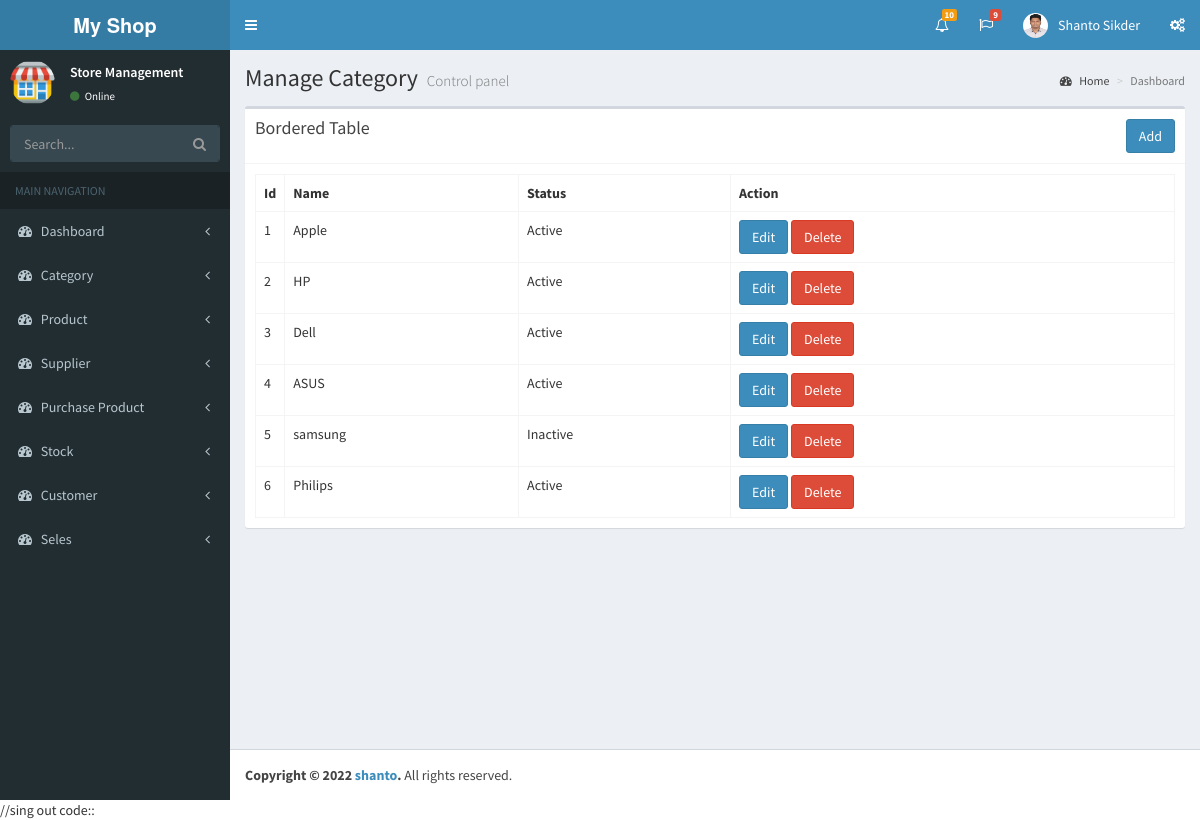
Page /manage_category.php (signed in) on the committed database.
### tables this page shows
CREATE TABLE `category` (
  `id` int(11) NOT NULL,
  `name` varchar(50) NOT NULL,
  `status` tinyint(4) NOT NULL
);

### manage_category.php (the view, shortened to what this page needs)
<?php
include('php/db_config.php');
$sql= "SELECT * FROM category";
 $data=$db->query($sql);
include('layout/header.php') ?>
  <?php include('layout/sideber.php') ?>
  <div class="content-wrapper">
    <section class="content-header">
      <h1>
        Manage Category
        <small>Control panel</small>
      </h1>
      <ol class="breadcrumb">
        <li><a href="#"><i class="fa fa-dashboard"></i> Home</a></li>
        <li class="active">Dashboard</li>
      </ol>
    </section>
    <section class="content">
      <div class="row">
        <div class="col-md-12">
          <div class="box">
            <div class="box-header with-border">
              <h3 class="box-title">Bordered Table</h3>
              <a class="btn btn-primary pull-right"href="add_category.php">Add</a>
            </div>
            <div class="box-body">
              <table class="table table-bordered">
                <tr>
                  <th style="width: 10px">Id</th>
                  <th>Name</th>
                  <th>Status</th>
                  <th>Action</th>
                </tr>
                <?php
                while($row = $data->fetch_object()){
                ?>
                <tr>
                  <td><?php echo $row->id; ?></td>
                  <td><?php echo $row->name; ?></td>
                  <td>
                  <?php
                  if($row->status==1){
                    echo "Active";
                  }else {
                    echo "Inactive";
                  }
                   ?>
                  </td>
                  <td>
                    <a class="btn btn-primary"href="edit_category.php?id=<?php echo $row->id; ?>">Edit</a>
                    <a class="btn btn-danger"href="delete_category.php?id=<?php echo $row->id; ?>">Delete</a>
                  </td>
                </tr>
                <?php
                }
                ?>
              </table>
            </div>
          </div>
        </div>
      </div>
    </section>
  </div>
 <?php include('layout/footer.php'); ?>

### layout/header.php (shortened to what this page needs)
<!DOCTYPE html>
<html>
<head>
  <link rel="stylesheet" href="assets/bower_components/bootstrap/dist/css/bootstrap.min.css">
  <link rel="stylesheet" href="assets/bower_components/font-awesome/css/font-awesome.min.css">
  <link rel="stylesheet" href="assets/bower_components/Ionicons/css/ionicons.min.css">
  <link rel="stylesheet" href="assets/dist/css/AdminLTE.min.css">
  <link rel="stylesheet" href="assets/dist/css/skins/_all-skins.min.css">
  <link rel="stylesheet" href="assets/bower_components/morris.js/morris.css">
  <link rel="stylesheet" href="assets/bower_components/jvectormap/jquery-jvectormap.css">
  <link rel="stylesheet" href="assets/bower_components/bootstrap-datepicker/dist/css/bootstrap-datepicker.min.css">
  <link rel="stylesheet" href="assets/bower_components/bootstrap-daterangepicker/daterangepicker.css">
  <link rel="stylesheet" href="assets/plugins/bootstrap-wysihtml5/bootstrap3-wysihtml5.min.css">
</head>
<body class="hold-transition skin-blue sidebar-mini">
<div class="wrapper">
  <header class="main-header">
    <a href="index2.html" class="logo">
      <span class="logo-lg"><b>My Shop</b></span>
    </a>
    <nav class="navbar navbar-static-top">
      <a href="#" class="sidebar-toggle" data-toggle="push-menu" role="button">
      </a>
      <div class="navbar-custom-menu">
        <ul class="nav navbar-nav">
          <li class="dropdown notifications-menu">
            <a href="#" class="dropdown-toggle" data-toggle="dropdown">
              <i class="fa fa-bell-o"></i>
              <span class="label label-warning">10</span>
            </a>
          </li>
          <li class="dropdown tasks-menu">
            <a href="#" class="dropdown-toggle" data-toggle="dropdown">
              <i class="fa fa-flag-o"></i>
              <span class="label label-danger">9</span>
            </a>
          </li>
          <li class="dropdown user user-menu">
            <a href="#" class="dropdown-toggle" data-toggle="dropdown">
              <img src="assets/dist/img/user.JPG" class="user-image" alt="User Image">
              <span class="hidden-xs">Shanto Sikder</span>
            </a>
          </li>
          <li>
            <a href="#" data-toggle="control-sidebar"><i class="fa fa-gears"></i></a>
          </li>
        </ul>
      </div>
    </nav>
  </header>

### layout/sideber.php (shortened to what this page needs)
<aside class="main-sidebar">
    <section class="sidebar">
      <div class="user-panel">
        <div class="pull-left image">
          <img src="assets/dist/img/logo.png" class="img-circle" alt="User Image">
        </div>
        <div class="pull-left info">
          <p>Store Management</p>
          <a href="#"><i class="fa fa-circle text-success"></i> Online</a>
        </div>
      </div>
      <form action="#" method="get" class="sidebar-form">
        <div class="input-group">
          <input type="text" name="q" class="form-control" placeholder="Search...">
          <span class="input-group-btn">
                <button type="submit" name="search" id="search-btn" class="btn btn-flat"><i class="fa fa-search"></i>
                </button>
              </span>
        </div>
      </form>
      <ul class="sidebar-menu" data-widget="tree">
        <li class="header">MAIN NAVIGATION</li>
        <li class="treeview">
          <a href="#">
            <i class="fa fa-dashboard"></i> <span>Dashboard</span>
            <span class="pull-right-container">
              <i class="fa fa-angle-left pull-right"></i>
            </span>
          </a>
        </li>
        <li class=" treeview">
          <a href="#">
            <i class="fa fa-dashboard"></i> <span>Category</span>
            <span class="pull-right-container">
              <i class="fa fa-angle-left pull-right"></i>
            </span>
          </a>
        </li>
                <li class=" treeview">
          <a href="#">
            <i class="fa fa-dashboard"></i> <span>Product</span>
            <span class="pull-right-container">
              <i class="fa fa-angle-left pull-right"></i>
            </span>
          </a>
        </li>
        <li class=" treeview">
          <a href="#">
            <i class="fa fa-dashboard"></i> <span>Supplier</span>
            <span class="pull-right-container">
              <i class="fa fa-angle-left pull-right"></i>
            </span>
          </a>
        </li>
            <li class=" treeview">
          <a href="#">
            <i class="fa fa-dashboard"></i> <span>Purchase Product</span>
            <span class="pull-right-container">
              <i class="fa fa-angle-left pull-right"></i>
            </span>
          </a>
        </li>
         <li class=" treeview">
          <a href="#">
            <i class="fa fa-dashboard"></i> <span>Stock</span>
            <span class="pull-right-container">
              <i class="fa fa-angle-left pull-right"></i>
            </span>
          </a>
        </li>
        <li class=" treeview">
          <a href="#">
            <i class="fa fa-dashboard"></i> <span>Customer</span>
            <span class="pull-right-container">
              <i class="fa fa-angle-left pull-right"></i>
            </span>
          </a>
        </li>
          <li class=" treeview">
          <a href="#">
            <i class="fa fa-dashboard"></i> <span>Seles</span>
            <span class="pull-right-container">
              <i class="fa fa-angle-left pull-right"></i>
            </span>
          </a>
        </li>
      </ul>
    </section>
  </aside>

### layout/footer.php (shortened to what this page needs)
<footer class="main-footer">
    <strong>Copyright &copy; 2022 <a href="https://adminlte.io">shanto</a>.</strong> All rights
    reserved.
  </footer>
</div>
//sing out code::
</body>
</html>

### rows in the picture
category: id "1", name "Apple", status "Active"
category: id "2", name "HP", status "Active"
category: id "3", name "Dell", status "Active"
category: id "4", name "ASUS", status "Active"
category: id "5", name "samsung", status "Inactive"
category: id "6", name "Philips", status "Active"
